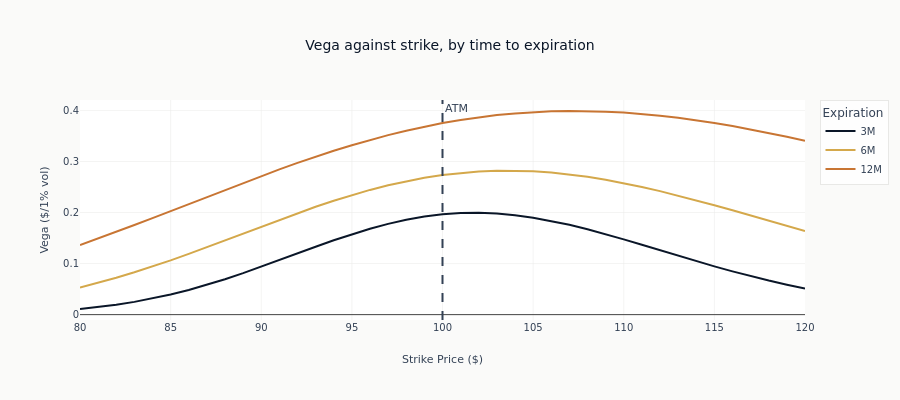

The notebook cell saved with this chart:
### Markdown cell above
### Vega Term Structure

Longer-dated options have higher vega - they're more sensitive to
volatility changes. This makes sense: more time means more opportunity
for volatility to impact the final payoff.

### Code cell
fig = px.line(
    greeks_df.to_pandas(),
    x="strike",
    y="vega",
    color="time_to_exp",
    title="Vega against strike, by time to expiration",
    labels={
        "strike": "Strike Price ($)",
        "vega": "Vega ($/1% vol)",
        "time_to_exp": "Expiration",
    },
)
fig.add_vline(x=DEMO_SPOT, line_dash="dash", line_color=COLORS["neutral"], annotation_text="ATM")
fig.update_layout(height=400)
show_plotly_with_alt(
    fig,
    "Curves of vega against strike price for several times to expiration, with a dashed vertical line at the spot. Each is a hump peaking at the spot line, and the humps are taller for longer times to expiration.",
)

### Figure 1 — Plotly figure (JSON) as saved in the notebook; plotly's stock layout.template omitted (floating-point values rounded to 4 significant figures)
{"data": [{"hovertemplate": "Expiration=3M<br>Strike Price ($)=%{x}<br>Vega ($/1% vol)=%{y}<extra></extra>", "legendgroup": "3M", "line": {"color": "#0a1628", "dash": "solid"}, "marker": {"symbol": "circle"}, "mode": "lines", "name": "3M", "orientation": "v", "showlegend": true, "type": "scatter", "x": [80.0, 81.0, 82.0, 83.0, 84.0, 85.0, 86.0, 87.0, 88.0, 89.0, 90.0, 91.0, 92.0, 93.0, 94.0, 95.0, 96.0, 97.0, 98.0, 99.0, 100.0, 101.0, 102.0, 103.0, 104.0, 105.0, 106.0, 107.0, 108.0, 109.0, 110.0, 111.0, 112.0, 113.0, 114.0, 115.0, 116.0, 117.0, 118.0, 119.0, 120.0], "xaxis": "x", "y": [0.01103, 0.01475, 0.01937, 0.02499, 0.03167, 0.03946, 0.04838, 0.05838, 0.06938, 0.08124, 0.09378, 0.1068, 0.1199, 0.133, 0.1456, 0.1574, 0.1683, 0.1778, 0.1858, 0.192, 0.1964, 0.1989, 0.1994, 0.198, 0.1948, 0.1899, 0.1836, 0.1759, 0.1671, 0.1576, 0.1474, 0.1368, 0.126, 0.1153, 0.1047, 0.09447, 0.08466, 0.07538, 0.0667, 0.05866, 0.05128], "yaxis": "y"}, {"hovertemplate": "Expiration=6M<br>Strike Price ($)=%{x}<br>Vega ($/1% vol)=%{y}<extra></extra>", "legendgroup": "6M", "line": {"color": "#D4A84B", "dash": "solid"}, "marker": {"symbol": "circle"}, "mode": "lines", "name": "6M", "orientation": "v", "showlegend": true, "type": "scatter", "x": [80.0, 81.0, 82.0, 83.0, 84.0, 85.0, 86.0, 87.0, 88.0, 89.0, 90.0, 91.0, 92.0, 93.0, 94.0, 95.0, 96.0, 97.0, 98.0, 99.0, 100.0, 101.0, 102.0, 103.0, 104.0, 105.0, 106.0, 107.0, 108.0, 109.0, 110.0, 111.0, 112.0, 113.0, 114.0, 115.0, 116.0, 117.0, 118.0, 119.0, 120.0], "xaxis": "x", "y": [0.05332, 0.06235, 0.07222, 0.08289, 0.0943, 0.1064, 0.119, 0.132, 0.1454, 0.1589, 0.1724, 0.1857, 0.1987, 0.2112, 0.2231, 0.2342, 0.2443, 0.2534, 0.2614, 0.2681, 0.2736, 0.2777, 0.2805, 0.2819, 0.282, 0.2808, 0.2783, 0.2747, 0.2699, 0.2642, 0.2576, 0.2501, 0.242, 0.2332, 0.224, 0.2144, 0.2045, 0.1944, 0.1843, 0.1741, 0.164], "yaxis": "y"}, {"hovertemplate": "Expiration=12M<br>Strike Price ($)=%{x}<br>Vega ($/1% vol)=%{y}<extra></extra>", "legendgroup": "12M", "line": {"color": "#C87533", "dash": "solid"}, "marker": {"symbol": "circle"}, "mode": "lines", "name": "12M", "orientation": "v", "showlegend": true, "type": "scatter", "x": [80.0, 81.0, 82.0, 83.0, 84.0, 85.0, 86.0, 87.0, 88.0, 89.0, 90.0, 91.0, 92.0, 93.0, 94.0, 95.0, 96.0, 97.0, 98.0, 99.0, 100.0, 101.0, 102.0, 103.0, 104.0, 105.0, 106.0, 107.0, 108.0, 109.0, 110.0, 111.0, 112.0, 113.0, 114.0, 115.0, 116.0, 117.0, 118.0, 119.0, 120.0], "xaxis": "x", "y": [0.1363, 0.149, 0.1621, 0.1755, 0.1891, 0.203, 0.2169, 0.2308, 0.2446, 0.2582, 0.2716, 0.2847, 0.2973, 0.3094, 0.321, 0.3319, 0.3422, 0.3517, 0.3604, 0.3682, 0.3752, 0.3814, 0.3866, 0.3909, 0.3942, 0.3967, 0.3983, 0.3989, 0.3987, 0.3976, 0.3958, 0.3931, 0.3897, 0.3856, 0.3808, 0.3754, 0.3694, 0.3629, 0.3559, 0.3485, 0.3407], "yaxis": "y"}], "layout": {"annotations": [{"showarrow": false, "text": "ATM", "x": 100.0, "xanchor": "left", "xref": "x", "y": 1, "yanchor": "top", "yref": "y domain"}], "height": 400, "legend": {"title": {"text": "Expiration"}, "tracegroupgap": 0}, "shapes": [{"line": {"color": "#334155", "dash": "dash"}, "type": "line", "x0": 100.0, "x1": 100.0, "xref": "x", "y0": 0, "y1": 1, "yref": "y domain"}], "title": {"text": "Vega against strike, by time to expiration"}, "xaxis": {"anchor": "y", "domain": [0.0, 1.0], "title": {"text": "Strike Price ($)"}}, "yaxis": {"anchor": "x", "domain": [0.0, 1.0], "title": {"text": "Vega ($/1% vol)"}}}}
